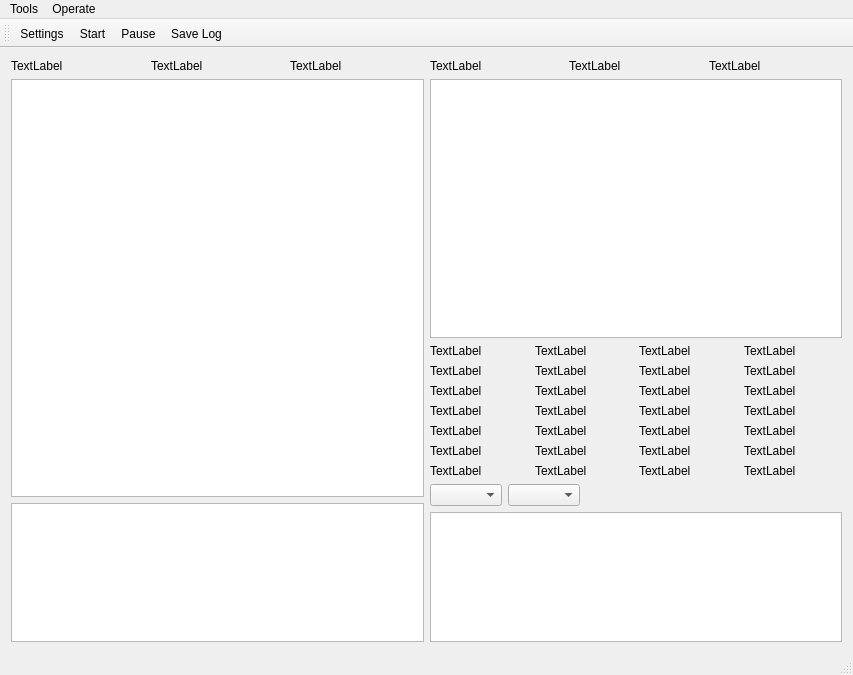
<?xml version="1.0" encoding="UTF-8"?>
<ui version="4.0">
 <class>MainWindow</class>
 <widget class="QMainWindow" name="MainWindow">
  <property name="geometry">
   <rect>
    <x>0</x>
    <y>0</y>
    <width>853</width>
    <height>675</height>
   </rect>
  </property>
  <property name="sizePolicy">
   <sizepolicy hsizetype="Preferred" vsizetype="Preferred">
    <horstretch>2</horstretch>
    <verstretch>0</verstretch>
   </sizepolicy>
  </property>
  <property name="windowTitle">
   <string>MainWindow</string>
  </property>
  <widget class="QWidget" name="centralWidget">
   <property name="layoutDirection">
    <enum>Qt::LeftToRight</enum>
   </property>
   <layout class="QGridLayout" name="gridLayout">
    <item row="0" column="0">
     <layout class="QVBoxLayout" name="verticalLayout_4">
      <item>
       <layout class="QHBoxLayout" name="horizontalLayout_2">
        <item>
         <widget class="QLabel" name="label_55">
          <property name="text">
           <string>TextLabel</string>
          </property>
         </widget>
        </item>
        <item>
         <widget class="QLabel" name="label_50">
          <property name="text">
           <string>TextLabel</string>
          </property>
         </widget>
        </item>
        <item>
         <widget class="QLabel" name="label_51">
          <property name="text">
           <string>TextLabel</string>
          </property>
         </widget>
        </item>
        <item>
         <widget class="QLabel" name="label_52">
          <property name="text">
           <string>TextLabel</string>
          </property>
         </widget>
        </item>
        <item>
         <widget class="QLabel" name="label_53">
          <property name="text">
           <string>TextLabel</string>
          </property>
         </widget>
        </item>
        <item>
         <widget class="QLabel" name="label_54">
          <property name="text">
           <string>TextLabel</string>
          </property>
         </widget>
        </item>
       </layout>
      </item>
      <item>
       <layout class="QHBoxLayout" name="horizontalLayout">
        <item>
         <layout class="QVBoxLayout" name="verticalLayout_3" stretch="3,1">
          <item>
           <widget class="QTableView" name="callStateView">
            <property name="enabled">
             <bool>true</bool>
            </property>
            <property name="sizePolicy">
             <sizepolicy hsizetype="Expanding" vsizetype="Expanding">
              <horstretch>0</horstretch>
              <verstretch>0</verstretch>
             </sizepolicy>
            </property>
            <property name="font">
             <font>
              <family>Consolas</family>
              <pointsize>10</pointsize>
              <weight>75</weight>
              <bold>true</bold>
             </font>
            </property>
            <property name="horizontalScrollBarPolicy">
             <enum>Qt::ScrollBarAsNeeded</enum>
            </property>
            <property name="autoScroll">
             <bool>true</bool>
            </property>
            <property name="verticalScrollMode">
             <enum>QAbstractItemView::ScrollPerItem</enum>
            </property>
            <property name="sortingEnabled">
             <bool>true</bool>
            </property>
            <property name="wordWrap">
             <bool>true</bool>
            </property>
           </widget>
          </item>
          <item>
           <widget class="QTextBrowser" name="textBrowser"/>
          </item>
         </layout>
        </item>
        <item>
         <layout class="QVBoxLayout" name="verticalLayout" stretch="2,1,1">
          <item>
           <widget class="QListView" name="listView"/>
          </item>
          <item>
           <layout class="QVBoxLayout" name="verticalLayout_2">
            <item>
             <layout class="QHBoxLayout" name="horizontalLayout_3">
              <item>
               <widget class="QLabel" name="label_4">
                <property name="text">
                 <string>TextLabel</string>
                </property>
               </widget>
              </item>
              <item>
               <widget class="QLabel" name="label_3">
                <property name="text">
                 <string>TextLabel</string>
                </property>
               </widget>
              </item>
              <item>
               <widget class="QLabel" name="label_2">
                <property name="text">
                 <string>TextLabel</string>
                </property>
               </widget>
              </item>
              <item>
               <widget class="QLabel" name="label_1">
                <property name="text">
                 <string>TextLabel</string>
                </property>
               </widget>
              </item>
             </layout>
            </item>
            <item>
             <layout class="QHBoxLayout" name="horizontalLayout_4">
              <item>
               <widget class="QLabel" name="label_8">
                <property name="text">
                 <string>TextLabel</string>
                </property>
               </widget>
              </item>
              <item>
               <widget class="QLabel" name="label_6">
                <property name="text">
                 <string>TextLabel</string>
                </property>
               </widget>
              </item>
              <item>
               <widget class="QLabel" name="label_5">
                <property name="text">
                 <string>TextLabel</string>
                </property>
               </widget>
              </item>
              <item>
               <widget class="QLabel" name="label">
                <property name="text">
                 <string>TextLabel</string>
                </property>
               </widget>
              </item>
             </layout>
            </item>
            <item>
             <layout class="QHBoxLayout" name="horizontalLayout_5">
              <item>
               <widget class="QLabel" name="label_40">
                <property name="text">
                 <string>TextLabel</string>
                </property>
               </widget>
              </item>
              <item>
               <widget class="QLabel" name="label_7">
                <property name="text">
                 <string>TextLabel</string>
                </property>
               </widget>
              </item>
              <item>
               <widget class="QLabel" name="label_9">
                <property name="text">
                 <string>TextLabel</string>
                </property>
               </widget>
              </item>
              <item>
               <widget class="QLabel" name="label_10">
                <property name="text">
                 <string>TextLabel</string>
                </property>
               </widget>
              </item>
             </layout>
            </item>
            <item>
             <layout class="QHBoxLayout" name="horizontalLayout_8">
              <item>
               <widget class="QLabel" name="label_18">
                <property name="text">
                 <string>TextLabel</string>
                </property>
               </widget>
              </item>
              <item>
               <widget class="QLabel" name="label_19">
                <property name="text">
                 <string>TextLabel</string>
                </property>
               </widget>
              </item>
              <item>
               <widget class="QLabel" name="label_20">
                <property name="text">
                 <string>TextLabel</string>
                </property>
               </widget>
              </item>
              <item>
               <widget class="QLabel" name="label_21">
                <property name="text">
                 <string>TextLabel</string>
                </property>
               </widget>
              </item>
             </layout>
            </item>
            <item>
             <layout class="QHBoxLayout" name="horizontalLayout_6">
              <item>
               <widget class="QLabel" name="label_11">
                <property name="text">
                 <string>TextLabel</string>
                </property>
               </widget>
              </item>
              <item>
               <widget class="QLabel" name="label_12">
                <property name="text">
                 <string>TextLabel</string>
                </property>
               </widget>
              </item>
              <item>
               <widget class="QLabel" name="label_13">
                <property name="text">
                 <string>TextLabel</string>
                </property>
               </widget>
              </item>
              <item>
               <widget class="QLabel" name="label_14">
                <property name="text">
                 <string>TextLabel</string>
                </property>
               </widget>
              </item>
             </layout>
            </item>
            <item>
             <layout class="QHBoxLayout" name="horizontalLayout_7">
              <item>
               <widget class="QLabel" name="label_41">
                <property name="text">
                 <string>TextLabel</string>
                </property>
               </widget>
              </item>
              <item>
               <widget class="QLabel" name="label_15">
                <property name="text">
                 <string>TextLabel</string>
                </property>
               </widget>
              </item>
              <item>
               <widget class="QLabel" name="label_16">
                <property name="text">
                 <string>TextLabel</string>
                </property>
               </widget>
              </item>
              <item>
               <widget class="QLabel" name="label_17">
                <property name="text">
                 <string>TextLabel</string>
                </property>
               </widget>
              </item>
             </layout>
            </item>
            <item>
             <layout class="QHBoxLayout" name="horizontalLayout_9">
              <item>
               <widget class="QLabel" name="label_42">
                <property name="text">
                 <string>TextLabel</string>
                </property>
               </widget>
              </item>
              <item>
               <widget class="QLabel" name="label_22">
                <property name="text">
                 <string>TextLabel</string>
                </property>
               </widget>
              </item>
              <item>
               <widget class="QLabel" name="label_23">
                <property name="text">
                 <string>TextLabel</string>
                </property>
               </widget>
              </item>
              <item>
               <widget class="QLabel" name="label_24">
                <property name="text">
                 <string>TextLabel</string>
                </property>
               </widget>
              </item>
             </layout>
            </item>
            <item>
             <layout class="QHBoxLayout" name="horizontalLayout_10">
              <item>
               <widget class="QComboBox" name="comboBox_2"/>
              </item>
              <item>
               <widget class="QComboBox" name="comboBox"/>
              </item>
              <item>
               <spacer name="horizontalSpacer">
                <property name="orientation">
                 <enum>Qt::Horizontal</enum>
                </property>
                <property name="sizeHint" stdset="0">
                 <size>
                  <width>40</width>
                  <height>20</height>
                 </size>
                </property>
               </spacer>
              </item>
             </layout>
            </item>
           </layout>
          </item>
          <item>
           <widget class="QTextBrowser" name="textBrowser_2"/>
          </item>
         </layout>
        </item>
       </layout>
      </item>
     </layout>
    </item>
   </layout>
  </widget>
  <widget class="QMenuBar" name="menuBar">
   <property name="geometry">
    <rect>
     <x>0</x>
     <y>0</y>
     <width>853</width>
     <height>22</height>
    </rect>
   </property>
   <widget class="QMenu" name="menuTools">
    <property name="title">
     <string>Tools</string>
    </property>
    <addaction name="separator"/>
    <addaction name="actionOptions"/>
    <addaction name="actionSettings"/>
    <addaction name="separator"/>
   </widget>
   <widget class="QMenu" name="menuOperate">
    <property name="title">
     <string>Operate</string>
    </property>
    <addaction name="actionStart"/>
    <addaction name="actionPause"/>
    <addaction name="actionSaveLog"/>
   </widget>
   <addaction name="menuTools"/>
   <addaction name="menuOperate"/>
  </widget>
  <widget class="QToolBar" name="mainToolBar">
   <property name="sizePolicy">
    <sizepolicy hsizetype="Fixed" vsizetype="Expanding">
     <horstretch>0</horstretch>
     <verstretch>0</verstretch>
    </sizepolicy>
   </property>
   <attribute name="toolBarArea">
    <enum>TopToolBarArea</enum>
   </attribute>
   <attribute name="toolBarBreak">
    <bool>false</bool>
   </attribute>
   <addaction name="actionSettings"/>
   <addaction name="actionStart"/>
   <addaction name="actionPause"/>
   <addaction name="actionSaveLog"/>
  </widget>
  <widget class="QStatusBar" name="statusBar"/>
  <action name="actionOptions">
   <property name="text">
    <string>Options</string>
   </property>
  </action>
  <action name="actionSettings">
   <property name="icon">
    <iconset>
     <normaloff>images/start.png</normaloff>images/start.png</iconset>
   </property>
   <property name="text">
    <string>Settings</string>
   </property>
  </action>
  <action name="actionStart">
   <property name="text">
    <string>Start</string>
   </property>
  </action>
  <action name="actionPause">
   <property name="text">
    <string>Pause</string>
   </property>
  </action>
  <action name="actionSaveLog">
   <property name="text">
    <string>Save Log</string>
   </property>
  </action>
 </widget>
 <layoutdefault spacing="6" margin="11"/>
 <resources/>
 <connections/>
</ui>
